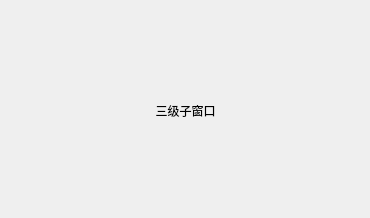
<?xml version="1.0" encoding="UTF-8"?>
<ui version="4.0">
 <class>SubSubWindow</class>
 <widget class="QWidget" name="SubSubWindow">
  <property name="geometry">
   <rect>
    <x>0</x>
    <y>0</y>
    <width>370</width>
    <height>218</height>
   </rect>
  </property>
  <property name="windowTitle">
   <string>SubSubWindow</string>
  </property>
  <widget class="QLabel" name="label">
   <property name="geometry">
    <rect>
     <x>110</x>
     <y>100</y>
     <width>151</width>
     <height>21</height>
    </rect>
   </property>
   <property name="text">
    <string>三级子窗口</string>
   </property>
   <property name="alignment">
    <set>Qt::AlignmentFlag::AlignCenter</set>
   </property>
  </widget>
 </widget>
 <resources/>
 <connections/>
</ui>
